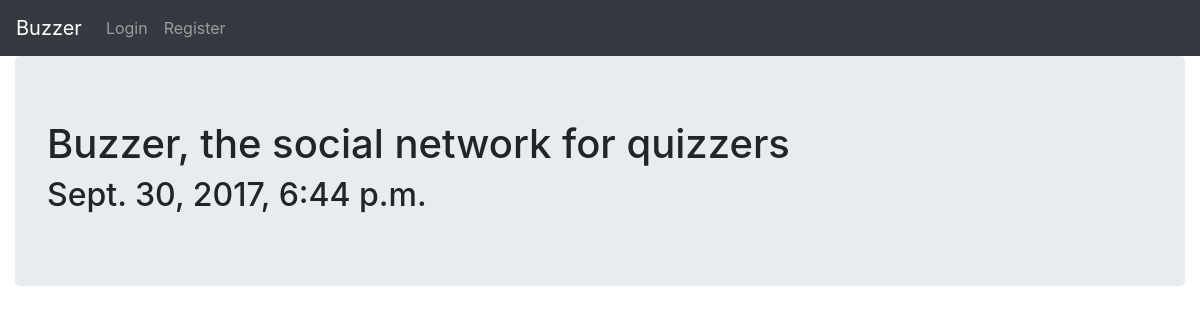
Before: / with the older database file.
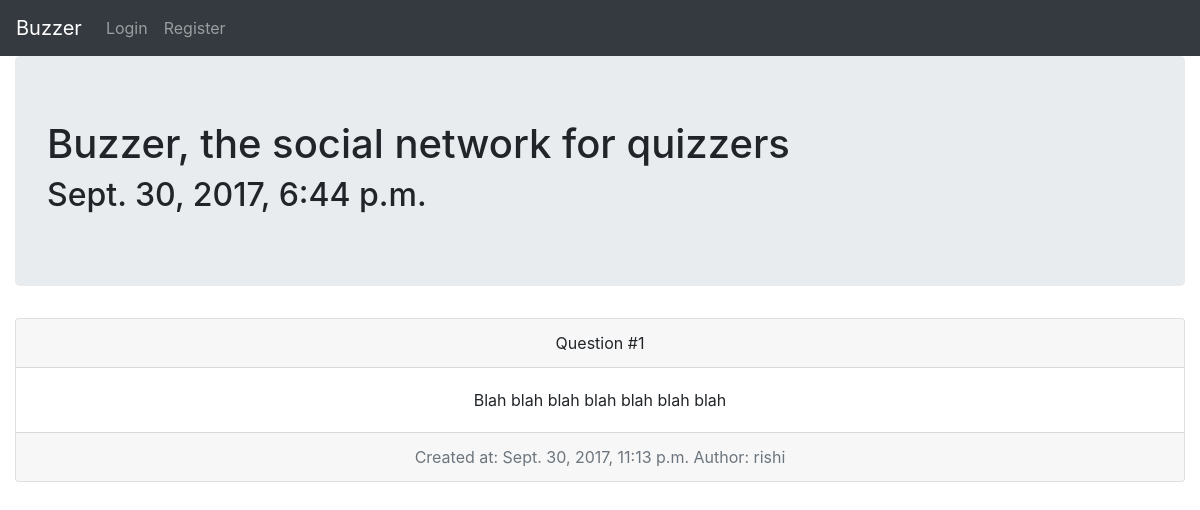
After: the same page with the newer database file.
### myapp/models.py (models this page shows, shortened)
class Question(models.Model):
    question_text = models.TextField()
    created_at = models.DateTimeField(default = timezone.now())
    author = models.ForeignKey('auth.User')

### myapp/views.py (the view)
# urls.py: url(r"^$", views.home, name = 'home'),
def home(request):
	questions = Question.objects.all()
	today_datetime = datetime.datetime.now()
	return render(request, 'home.html', { 'time': today_datetime, 'questions': questions })

### myapp/templates/home.html (shortened to what this page needs)
<!DOCTYPE html>
<html>
<head>
	<link rel="stylesheet" href="https://maxcdn.bootstrapcdn.com/bootstrap/4.0.0-beta/css/bootstrap.min.css">
</head>
<body>
	<nav class="navbar navbar-expand-lg navbar-dark bg-dark">
		<a class="navbar-brand" href="#">Buzzer</a>
		<div class="collapse navbar-collapse" id="navbarNavAltMarkup">
			<div class="navbar-nav">
				<a class="nav-item nav-link" href="#">Login</a>
				<a class="nav-item nav-link" href="#">Register</a>
			</div>
		</div>
	</nav>
	<div class="container-fluid">
		<div class="jumbotron">
			<h1>Buzzer, the social network for quizzers</h1>
			<h2>{{ time }}</h2>
		</div>
		{% for question in questions %}
			<div class="card text-center">
				<div class="card-header">
					Question #{{ question.pk }}
				  </div>
				  <div class="card-body">
				    	<p class="card-text">{{ question.question_text }}</p>
				  </div>
				  <div class="card-footer text-muted">
				    Created at: {{ question.created_at }}
					Author: {{ question.author }}
				  </div>
			</div>
		{% endfor %}
	</div>
</body>
</html>

Changed rows visible on the page:
added Question: pk "1", question_text "Blah blah blah blah blah blah blah", created_at "Sept. 30, 2017, 11:13 p.m.", author "rishi"
